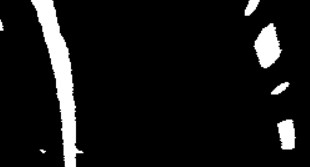
#> input picture project2_advanced_lane_detection_v2/test2.jpg, 310 x 167 px, given in place of project_video.mp4, which was not available
$ python main.py   (older library calls are emulated)
#> lines starting #> are read from the running program, lines starting #| are printed output that depends on the picture; after the words box and inside, x2 and y2 are one past the last pixel; in counts of white or black regions, pixels touching at a corner belong together; pictures that were not available may be replaced by others from this repository, and a replacement may not be noted
### project2_advanced_lane_detection_v2/calibration_utils.py
import os
import cv2
import numpy as np
import glob
import matplotlib.pyplot as plt
import pickle

def lazy_calibration(func):
    """
    재계산 방지를 위한 calibrate_camera 데코레이터
    calibrate_camera() 함수 호출 시 lazy_calibration 데코레이션의 wrapper 실행 후 calibrate_camera 함수 실행
    """
    calibration_cache = 'project2_advanced_lane_detection_v2/camera_cal/calibration_data.pickle'

    def wrapper(*args, **kwargs):
        if os.path.exists(calibration_cache):
            print('Loading cached camera calibration...', end=' ')
            with open(calibration_cache, 'rb') as dump_file:
#> (reads project2_advanced_lane_detection_v2/camera_cal/calibration_data.pickle from the repository)
                calibration = pickle.load(dump_file)
        else:
            print('Computing camera calibration...', end=' ')
            calibration = func(*args, **kwargs)
            with open(calibration_cache, 'wb') as dump_file:
                pickle.dump(calibration, dump_file)
        print('Done.')
        return calibration

    return wrapper


# [39 lines left out: function calibrate_camera, not called in this run]


def undistort(frame, mtx, dist, verbose=False):
    # 카메라 왜곡 펴기
    frame_undistorted = cv2.undistort(frame, mtx, dist, newCameraMatrix=mtx)

    if verbose:
        fig, ax = plt.subplots(nrows=1, ncols=2)
        ax[0].imshow(cv2.cvtColor(frame, cv2.COLOR_BGR2RGB))
        ax[1].imshow(cv2.cvtColor(frame_undistorted, cv2.COLOR_BGR2RGB))
        plt.show()

    return frame_undistorted


# [11 lines that do not run on import are left out]

### project2_advanced_lane_detection_v2/binarization_utils.py
import cv2
import numpy as np
import glob
import matplotlib.pyplot as plt

# 노란색 차선 임계값 선택
# H: 노란색은 0~50 (Hue 기준, 보정된 범위) 사이에 존재
yellow_HSV_th_min = np.array([0,70,70]) # 노란색 범위의 최소 HSV 값
yellow_HSV_th_max = np.array([50,255,255]) # 노란색 범위의 최대 HSV 값


def thresh_frame_in_HSV(frame, min_values, max_values, verbose=False):
    HSV = cv2.cvtColor(frame, cv2.COLOR_BGR2HSV)

    min_th_ok = np.all(HSV > min_values, axis=2) # 이미지의 세번째 축(h,w,3)을 따라 연산
    max_th_ok = np.all(HSV < max_values, axis=2)

    out = np.logical_and(min_th_ok, max_th_ok)

    if verbose:
        plt.imshow(out, cmap='gray')
        plt.show()

    return out


def thresh_frame_sobel(frame, kernel_size):
    gray = cv2.cvtColor(frame, cv2.COLOR_BGR2GRAY)

    # 에지 검출
    sobel_x = cv2.Sobel(gray, cv2.CV_64F, 1, 0, ksize=kernel_size) # x축 방향 경계 계산. 수평 경계에서의 기울기 배열
    sobel_y = cv2.Sobel(gray, cv2.CV_64F, 0, 1, ksize=kernel_size) # y축 방향 경계 계산. 수직 경계에서의 기울기 배열

    # 경계강도(gradient magnitude)
    # - 기울기 벡터의 크기. 기울기는 이미지에서 픽셀 값의 변화율을 측정하며, 변화율이 크다는 것은 픽셀 값이 급격히 변화하는 경계를 의미
    sobel_mag = np.sqrt(sobel_x**2 + sobel_y**2) # 경계 강도 계산 = 루트(sobel_x^2 + sobel_y^2)
    # 모든 값을 경계강도의 최대값으로 나누어 0~1사이로 스케일링 후 8비트(0~255)로 변환 ==> 그레이스케일 이미지
    sobel_mag = np.uint8(sobel_mag/np.max(sobel_mag) * 255)

    # 경계강도 이진화
    # 경계강도, 임계값, True로 설정할 겂, 경계강도가 50이상이면 1/아니면 0 ==> 흑백이미지
    _, sobel_mag = cv2.threshold(sobel_mag, 50, 1, cv2.THRESH_BINARY)

    return sobel_mag.astype(bool)


"""
히스토그램 평활화 적용하고 임계값 설정 후 이진결과 반환
"""
def get_binary_from_equalized_grayscale(frame):
    gray = cv2.cvtColor(frame, cv2.COLOR_BGR2GRAY)

    # 히스토그램 평활화 - 히스토그램이 평평하게 되도록 영상을 조작해 영상의 명암 대비를 높이는 기법. 물체를 더 잘 식별해짐
    eq_global = cv2.equalizeHist(gray)

    # cv2.threshold는 흑백 이미지 또는 그레이스케일 이미지 생성
    # cv2.THRESH_BINARY: 픽셀 값이 thresh보다 크면 maxval 할당. 그렇지 않으면 0
    _, th = cv2.threshold(eq_global, thresh=250, maxval=255, type=cv2.THRESH_BINARY)

    return th

"""
차선 강조한 이미지 변환
"""
def binarize(img, verbose=False):
    h,w = img.shape[:2]

    binary = np.zeros(shape=(h,w), dtype=np.uint8)

    # 노란차선 검출
    HSV_yellow_mask = thresh_frame_in_HSV(img, yellow_HSV_th_min, yellow_HSV_th_max, verbose=False)
    binary = np.logical_or(binary, HSV_yellow_mask)

    # 흰차선 검출
    eq_white_mask = get_binary_from_equalized_grayscale(img)
    binary = np.logical_or(binary, eq_white_mask)

    # 차선의 경계 검출
    sobel_mask = thresh_frame_sobel(img, kernel_size=9)
    binary = np.logical_or(binary, sobel_mask)

    # 모폴로지 연산(침식,팽창)
    # - 흑백 이미지에 적용되어 노이즈 제거, 객체 크기 조정, 구멍 메우기 등의 작업에 사용
    kernel = np.ones((5,5), np.uint8)
    closing = cv2.morphologyEx(binary.astype(np.uint8), cv2.MORPH_CLOSE, kernel) # 팽창 후 침식(closing)

    if verbose:
        f, ax = plt.subplots(2, 3)
        f.set_facecolor('white')
        ax[0, 0].imshow(cv2.cvtColor(img, cv2.COLOR_BGR2RGB))
        ax[0, 0].set_title('input_frame')
        ax[0, 0].set_axis_off()
        ax[0, 0].set_facecolor('red')
        ax[0, 1].imshow(eq_white_mask, cmap='gray')
        ax[0, 1].set_title('white mask')
        ax[0, 1].set_axis_off()

        ax[0, 2].imshow(HSV_yellow_mask, cmap='gray')
        ax[0, 2].set_title('yellow mask')
        ax[0, 2].set_axis_off()

        ax[1, 0].imshow(sobel_mask, cmap='gray')
        ax[1, 0].set_title('sobel mask')
        ax[1, 0].set_axis_off()

        ax[1, 1].imshow(binary, cmap='gray')
        ax[1, 1].set_title('before closure')
        ax[1, 1].set_axis_off()

        ax[1, 2].imshow(closing, cmap='gray')
        ax[1, 2].set_title('after closure')
        ax[1, 2].set_axis_off()
        plt.show()

    return closing


# [6 lines that do not run on import are left out]

### project2_advanced_lane_detection_v2/perspective_utils.py
import numpy as np
import cv2
import glob
import matplotlib.pyplot as plt
from project2_advanced_lane_detection_v2.calibration_utils import calibrate_camera, undistort
from project2_advanced_lane_detection_v2.binarization_utils import binarize

"""
프레임에 원근 변환을 적용하여 상공에서 보는 관점을 얻음
"""
def birdeye(img, verbose=False):
    h,w = img.shape[:2]

    src = np.float32([[w, h-10],  # br
                    [0, h-10],    # bl
                    [546, 460],   # tl
                    [732, 460]])  # tr
    dst = np.float32([[w, h],       # br
                    [0, h],       # bl
                    [0, 0],       # tl
                    [w, 0]])      # tr

    # 이미지를 일부분을 펼치거나 좁힘 => 기하학적 변환
    # src, dst의 관계를 계산하여 변환행렬을 반환
    M = cv2.getPerspectiveTransform(src, dst)
    Minv = cv2.getPerspectiveTransform(dst, src)

    # 변환행렬으로 이미지를 기하학적으로 변환시킴
    img_birdeye = cv2.warpPerspective(img, M, (w,h), flags=cv2.INTER_LINEAR)

    if verbose:
        f, axarray = plt.subplots(1, 2)
        f.set_facecolor('white')
        axarray[0].set_title('Before perspective transform')
        axarray[0].imshow(img, cmap='gray')

        for point in src:
            axarray[0].plot(*point, '.')

        axarray[1].set_title('After perspective transform')
        axarray[1].imshow(img_birdeye, cmap='gray')

        for point in dst:
            axarray[1].plot(*point, '.')

        for axis in axarray:
            axis.set_axis_off()

        plt.show()

    return img_birdeye, M, Minv


# [11 lines that do not run on import are left out]

### project2_advanced_lane_detection_v2/line_utils.py
import cv2
import numpy as np
import glob
import collections
import matplotlib.pyplot as plt

from project2_advanced_lane_detection_v2.globals import ym_per_pix, xm_per_pix

class Line:
    def __init__(self, buffer_len=10):
        self.detected = False

        # 반복문 마지막의 다항식 계수
        self.last_fit_pixel = None
        self.last_fit_meter = None

        # 반복문 거친 다항식 계수 리스트
        self.recent_fits_pixel = collections.deque(maxlen=buffer_len)
        self.recent_fits_meter = collections.deque(maxlen=2*buffer_len)

        self.radius_of_curvature = None

        # 라인으로 감지된 모든 x,y좌표
        self.all_x = None
        self.all_y = None

    def update_line(self, new_fit_pixel, new_fit_meter, detected, clear_buffer=False):
        """
        Update Line with new fitted coefficients.
        """

        self.detected = detected

        if clear_buffer:
            self.recent_fits_pixel = []
            self.recent_fits_meter = []

        self.last_fit_pixel = new_fit_pixel
        self.last_fit_meter = new_fit_meter

        self.recent_fits_pixel.append(self.last_fit_pixel)
        self.recent_fits_meter.append(self.last_fit_meter)

    # [43 lines left out: functions draw, average_fit, curvature, curvature_meter, not called in this run]


"""
이진화 이미지에서 감지한 차선에 대한 다각형 계수 가져오기
"""
def get_fits_by_sliding_windows(birdeye_binary, line_lt, line_rt, n_windows=9, verbose=False):
    height, width = birdeye_binary.shape

    # np.dstack: 2D 배열을 3D 배열로 확장해 RGB 이미지로 만들 때 사용
    # 255를 곱해 [0,255] 범위로 확장
    out_img = np.dstack((birdeye_binary, birdeye_binary, birdeye_binary)) * 255

    # 픽셀이 0이 아닌 행렬의 위치 값을 반환 (y값, x값 따로)
    # (array([0, 0, 1, 1, 2]), array([0, 2, 0, 1, 0]))
    # => ((0,0), (0, 2), (1, 0), (1, 1), (2, 0) 에 위치한 요소들이 0 이 아닌 값
    nonzero = birdeye_binary.nonzero()
    nonzero_y = np.array(nonzero[0])
    nonzero_x = np.array(nonzero[1])

    # 이미지의 높이/2-30의 크기에서 y축으로 값 더하기(axis=0)
    # 픽셀의 합계를 계산하여 차선의 위치 판단. 픽셀 합계가 큰 곳은 차선이 있을 확률이 높음
    histogram = np.sum(birdeye_binary[height // 2:-30, :], axis=0)

    # 히스토그램의 가운데를 기준으로 왼쪽/오른쪽 차선을 찾음. 픽셀의 값이 큰 곳을 차선 위치로 판단
    midpoint = len(histogram) // 2
    leftx_base = np.argmax(histogram[:midpoint])
    rightx_base = np.argmax(histogram[midpoint:]) + midpoint

    # Set height of windows
    window_height = np.int64(height / n_windows)

    # Current positions to be updated for each window
    leftx_current = leftx_base
    rightx_current = rightx_base

    margin = 100  # width of the windows +/- margin
    minpix = 50   # minimum number of pixels found to recenter window

    # 차선 픽셀 인덱스 저장
    left_lane_inds = []
    right_lane_inds = []

    for window in range(n_windows):
        # 슬라이딩 윈도우
        # height- 형태이기 때문에 맨 아래부터 시작하여 점점 위로 올라감
        win_y_low = height - (window + 1) * window_height # 윈도우의 아래쪽 y 좌표
        win_y_high = height - window * window_height # 윈도우의 위쪽 y 좌표
        win_xleft_low = leftx_current - margin # 왼쪽 차선의 창 왼쪽 끝 x 좌표
        win_xleft_high = leftx_current + margin # 왼쪽 차선의 창 오른쪽 끝 x 좌표
        win_xright_low = rightx_current - margin # 오른쪽 차선의 창 왼쪽 끝 x 좌표
        win_xright_high = rightx_current + margin # 오른쪽 차선의 창 오른쪽 끝 x 좌표

        # Draw the windows on the visualization image
        # 없어도 되잖아
        # cv2.rectangle(out_img, (win_xleft_low, win_y_low), (win_xleft_high, win_y_high), (0, 255, 0), 2)
        # cv2.rectangle(out_img, (win_xright_low, win_y_low), (win_xright_high, win_y_high), (0, 255, 0), 2)

        # Identify the nonzero pixels in x and y within the window
        # 윈도우 안에서 0이 아닌 픽셀들의 y축 인덱스 값 보관
        good_left_inds = ((nonzero_y >= win_y_low) & (nonzero_y < win_y_high) & (nonzero_x >= win_xleft_low)
                        & (nonzero_x < win_xleft_high)).nonzero()[0]
        good_right_inds = ((nonzero_y >= win_y_low) & (nonzero_y < win_y_high) & (nonzero_x >= win_xright_low)
                        & (nonzero_x < win_xright_high)).nonzero()[0]

        # 차선 픽셀 인덱스 저장
        left_lane_inds.append(good_left_inds)
        right_lane_inds.append(good_right_inds)

        # 최소 minpix 이상 차선의 픽셀을 찾았다면, 차선 중심 위치를 평균값으로 계산해 다음 슬라이딩 윈도우의 x좌표로 사용
        if len(good_left_inds) > minpix:
            leftx_current = np.int64(np.mean(nonzero_x[good_left_inds]))
        if len(good_right_inds) > minpix:
            rightx_current = np.int64(np.mean(nonzero_x[good_right_inds]))

    # y축 기준으로 리스트 합침
    left_lane_inds = np.concatenate(left_lane_inds)
    right_lane_inds = np.concatenate(right_lane_inds)

    # 왼쪽/오른쪽 차선의 x,y 분리
    line_lt.all_x, line_lt.all_y = nonzero_x[left_lane_inds], nonzero_y[left_lane_inds]
    line_rt.all_x, line_rt.all_y = nonzero_x[right_lane_inds], nonzero_y[right_lane_inds]

    detected = True
    if not list(line_lt.all_x) or not list(line_lt.all_y):
        # 감지된 차선이 없다면, 마지막으로 감지된 차선의 데이터 반환
        left_fit_pixel = line_lt.last_fit_pixel
        left_fit_meter = line_lt.last_fit_meter
        detected = False
    else:
        # 감지된 차선이 있다면, x,y 값으로 2차원 식의 계수 반환
        left_fit_pixel = np.polyfit(line_lt.all_y, line_lt.all_x, 2)
        left_fit_meter = np.polyfit(line_lt.all_y * ym_per_pix, line_lt.all_x * xm_per_pix, 2)

    if not list(line_rt.all_x) or not list(line_rt.all_y):
        # 감지된 차선이 없다면, 마지막으로 감지된 차선의 데이터 반환
        right_fit_pixel = line_rt.last_fit_pixel
        right_fit_meter = line_rt.last_fit_meter
        detected = False
    else:
        # 감지된 차선이 있다면, x,y 값으로 2차원 식의 계수 반환
        right_fit_pixel = np.polyfit(line_rt.all_y, line_rt.all_x, 2)
        right_fit_meter = np.polyfit(line_rt.all_y * ym_per_pix, line_rt.all_x * xm_per_pix, 2)

    # 감지된 차선의 픽셀 업데이트
    line_lt.update_line(left_fit_pixel, left_fit_meter, detected=detected)
    line_rt.update_line(right_fit_pixel, right_fit_meter, detected=detected)

    # 그림 그리기용으로 없어도 됨
    # 0~(height-1)까지 height개 만큼 구간 생성
    ploty = np.linspace(0, height - 1, height)
    # 2차원 함수에 대한 결과값 반환 (Ax^2 + Bx + C)
    left_fitx = left_fit_pixel[0] * ploty ** 2 + left_fit_pixel[1] * ploty + left_fit_pixel[2]
    right_fitx = right_fit_pixel[0] * ploty ** 2 + right_fit_pixel[1] * ploty + right_fit_pixel[2]

    # 0이 아닌 픽셀값을 칠함. 왼쪽차선은 빨간색, 오른쪽차선은 파란색
    out_img[nonzero_y[left_lane_inds], nonzero_x[left_lane_inds]] = [255, 0, 0]
    out_img[nonzero_y[right_lane_inds], nonzero_x[right_lane_inds]] = [0, 0, 255]

    if verbose:
        f, ax = plt.subplots(1, 2)
        f.set_facecolor('white')
        ax[0].imshow(birdeye_binary, cmap='gray')
        ax[1].imshow(out_img)
        ax[1].plot(left_fitx, ploty, color='yellow')
        ax[1].plot(right_fitx, ploty, color='yellow')
        ax[1].set_xlim(0, 1280)
        ax[1].set_ylim(720, 0)

        plt.show()

    return line_lt, line_rt, out_img


"""
이진화 이미지에서 감지한 차선에 대한 다각형 계수 가져오기
"""
# [122 lines left out: functions get_fits_by_previous_fits, draw_back_onto_the_road, not called in this run]

### project2_advanced_lane_detection_v2/main.py
import os
import cv2
import matplotlib.pyplot as plt
import numpy as np

from project2_advanced_lane_detection_v2.globals import xm_per_pix, time_window
from project2_advanced_lane_detection_v2.calibration_utils import calibrate_camera, undistort
from project2_advanced_lane_detection_v2.binarization_utils import binarize
from project2_advanced_lane_detection_v2.perspective_utils import birdeye
from project2_advanced_lane_detection_v2.line_utils import get_fits_by_sliding_windows, draw_back_onto_the_road, Line, get_fits_by_previous_fits


processed_frames = 0 # 프레임 개수
line_lt = Line(buffer_len=time_window) # 왼쪽 차선
line_rt = Line(buffer_len=time_window) # 오른쪽 차선

"""
Prepare the final pretty pretty output blend, given all intermediate pipeline images
"""
# [61 lines left out: functions prepare_out_blend_frame, compute_offset_from_center, not called in this run]


def process_pipeline(frame, keep_state=True):
    global line_lt, line_rt, processed_frames

    # 카메라 왜곡 펴기
    img_undistorted = undistort(frame, mtx, dist, verbose=False)

    # 프레임 이진화 후 차선 라인 강조
    img_binary = binarize(img_undistorted, verbose=False)

    # 원근 변환하여 상공에서 보는 관점을 얻음
    img_birdeye, M, Minv = birdeye(img_binary, verbose=False)

    # TODO - 둘의 차이가 뭔가
    # 2차원 다항식 곡선 그리기
    if processed_frames > 0 and keep_state and line_lt.detected and line_rt.detected:
        line_lt, line_rt, img_fit = get_fits_by_previous_fits(img_birdeye, line_lt, line_rt, verbose=False)
    else:
        line_lt, line_rt, img_fit = get_fits_by_sliding_windows(img_birdeye, line_lt, line_rt, n_windows=9, verbose=False)

    offset_meter = compute_offset_from_center(line_lt, line_rt, frame_width=frame.shape[1])

    # 이미지에 차선과 차선영역 그리기
    blend_on_road = draw_back_onto_the_road(img_undistorted, Minv, line_lt, line_rt, keep_state)

    # 썸네일(이진화, 상공뷰, 상공뷰 차선라인)
    blend_output = prepare_out_blend_frame(blend_on_road, img_binary, img_birdeye, img_fit, line_lt, line_rt, offset_meter)

    processed_frames += 1

    return blend_output
    # return blend_on_road


if __name__ == '__main__':
    # 카메라 왜곡 펴기
    ret, mtx, dist, rvecs, tvecs = calibrate_camera(calib_images_dir='camera_cal')

    # mode = 'images'
    mode = 'video'

    if mode == 'video':
        input_path = 'project2_advanced_lane_detection_v2/test_videos/project_video.mp4'
        # input_path = 'project2_advanced_lane_detection_v2/test_videos/challenge_video.mp4'
        # input_path = 'project2_advanced_lane_detection_v2/test_videos/harder_challenge_video.mp4'

        cap = cv2.VideoCapture(input_path)
        success, img = cap.read()
#> img is the input picture: shape (167, 310, 3); min 0, max 255, mean 21
        img = process_pipeline(img, keep_state=False)
#> in undistort, `frame_undistorted = cv2.undistort(frame, mtx, dist, newCameraMatrix=mtx)`:
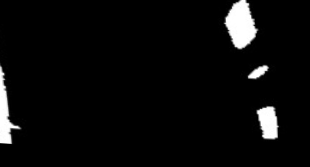
#> frame_undistorted: shape (167, 310, 3); min 0, max 255, mean 11.2
#> in thresh_frame_in_HSV, `HSV = cv2.cvtColor(frame, cv2.COLOR_BGR2HSV)`: HSV: shape (167, 310, 3); mean H, S, V 0, 0, 11.2
#> in thresh_frame_in_HSV, `min_th_ok = np.all(HSV > min_values, axis=2)`: min_th_ok: shape (167, 310) bool; every value is 0
#> in thresh_frame_in_HSV, `max_th_ok = np.all(HSV < max_values, axis=2)`:
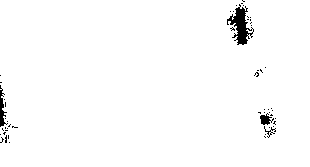
#> max_th_ok: shape (167, 310) bool; 98.3% white; 53 black regions (49 under 20 px), largest, box (x1, y1, x2, y2) and area: (227, 4, 254, 45) 470, (0, 85, 8, 127) 137, (260, 113, 274, 125) 92, (264, 126, 276, 138) 38
#> in get_binary_from_equalized_grayscale, `eq_global = cv2.equalizeHist(gray)`:
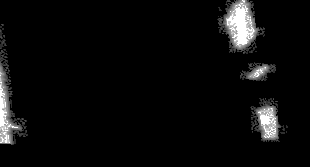
#> eq_global: shape (167, 310); min 0, max 255, mean 11.4
#> in thresh_frame_sobel, `sobel_x = cv2.Sobel(gray, cv2.CV_64F, 1, 0, ksize=kernel_size)`:
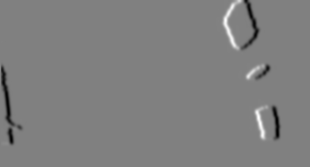
#> sobel_x: shape (167, 310) float64; min -2182977, max 2141969, mean -11858.1; drawn with min black and max white
#> in thresh_frame_sobel, `sobel_y = cv2.Sobel(gray, cv2.CV_64F, 0, 1, ksize=kernel_size)`:
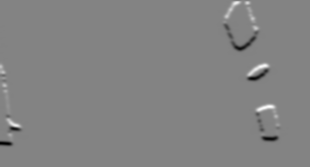
#> sobel_y: shape (167, 310) float64; min -2278973, max 2154672, mean -1249.8; drawn with min black and max white
#> in thresh_frame_sobel, `_, sobel_mag = cv2.threshold(sobel_mag, 50, 1, cv2.THRESH_BINARY)`:
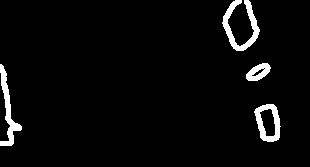
#> sobel_mag: shape (167, 310); values 0 (black) and 1 (white), 3.8% white; 4 white regions, box (x1, y1, x2, y2) and area: (222, 0, 260, 51) 666, (0, 64, 22, 146) 550, (254, 104, 281, 142) 493, (246, 63, 271, 81) 270
#> in binarize, `binary = np.logical_or(binary, sobel_mask)`: binary: shape (167, 310) bool; 5.3% white; 13 white regions (9 under 20 px), largest, box (x1, y1, x2, y2) and area: (222, 0, 260, 51) 1133, (0, 64, 22, 146) 708, (254, 104, 281, 142) 611, (246, 63, 271, 81) 280
#> in binarize, `closing = cv2.morphologyEx(binary.astype(np.uint8), cv2.MORPH_CLOSE, k..`:
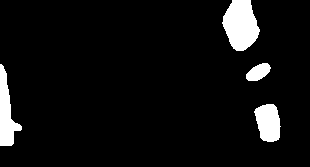
#> closing: shape (167, 310); values 0 (black) and 1 (white), 6.5% white; 4 white regions, box (x1, y1, x2, y2) and area: (222, 0, 260, 51) 1378, (0, 64, 22, 146) 893, (254, 104, 281, 142) 776, (246, 63, 271, 81) 299
#> in process_pipeline, `img_birdeye, M, Minv = birdeye(img_binary, verbose=False)`: M = [[0.828, -1.49, 234.3], [-1.94e-16, -0.457, 210], [-8.4e-19, -0.00109, 1]]; Minv = [[0.6, -3.27, 546], [-1.38e-16, -2.19, 460], [0, -0.0024, 1]]
#> in get_fits_by_sliding_windows, `out_img = np.dstack((birdeye_binary, birdeye_binary, birdeye_binary)) ..`: out_img: shape (167, 310, 3); every value is 0
#> in get_fits_by_sliding_windows, `nonzero = birdeye_binary.nonzero()`: nonzero = (empty array, empty array)
#> in get_fits_by_sliding_windows, `nonzero_y = np.array(nonzero[0])`: nonzero_y = empty array
#> in get_fits_by_sliding_windows, `histogram = np.sum(birdeye_binary[height // 2:-30, :], axis=0)`: histogram = 310 values from 0 to 0
#> in get_fits_by_sliding_windows, `midpoint = len(histogram) // 2`: midpoint = 155
#> in get_fits_by_sliding_windows, `leftx_base = np.argmax(histogram[:midpoint])`: leftx_base = 0
#> in get_fits_by_sliding_windows, `rightx_base = np.argmax(histogram[midpoint:]) + midpoint`: rightx_base = 155
#> in get_fits_by_sliding_windows, `leftx_current = leftx_base`: leftx_current = 0
#> in get_fits_by_sliding_windows, `rightx_current = rightx_base`: rightx_current = 155
#> after the loop in get_fits_by_sliding_windows, `for window in range(n_windows):`: left_lane_inds = [empty array, empty array, empty array, empty array, empty array, empty array, empty array, empty array, empty array]; right_lane_inds has the same summary as left_lane_inds
#> in get_fits_by_sliding_windows, `left_lane_inds = np.concatenate(left_lane_inds)`: left_lane_inds = empty array
#> (the run stopped early here; a loop or call above may not have finished)
